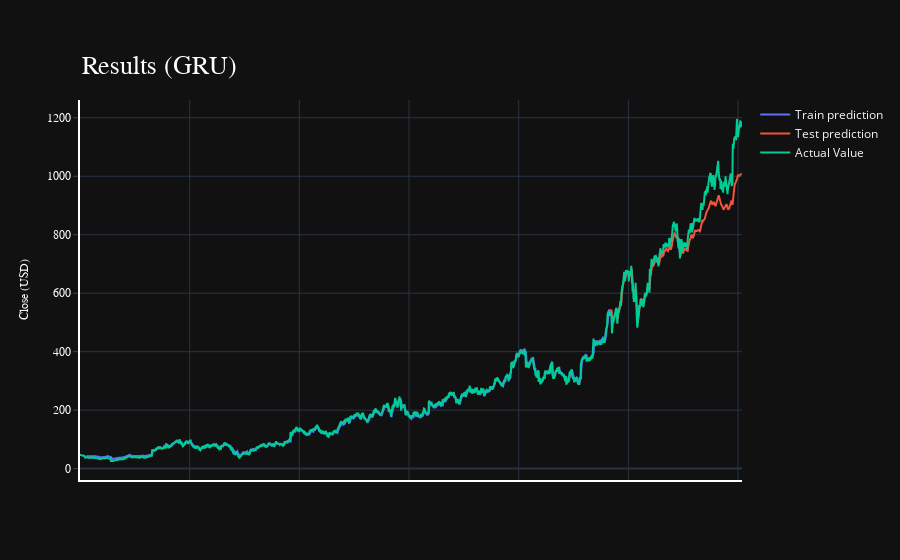

The notebook cell saved with this chart:
### Code cell
import plotly.express as px
import plotly.graph_objects as go

fig = go.Figure()
fig.add_trace(go.Scatter(go.Scatter(x=result.index, y=result[0],
                    mode='lines',
                    name='Train prediction')))
fig.add_trace(go.Scatter(x=result.index, y=result[1],
                    mode='lines',
                    name='Test prediction'))
fig.add_trace(go.Scatter(go.Scatter(x=result.index, y=result[2],
                    mode='lines',
                    name='Actual Value')))
fig.update_layout(
    xaxis=dict(
        showline=True,
        showgrid=True,
        showticklabels=False,
        linecolor='white',
        linewidth=2
    ),
    yaxis=dict(
        title_text='Close (USD)',
        titlefont=dict(
            family='Rockwell',
            size=12,
            color='white',
        ),
        showline=True,
        showgrid=True,
        showticklabels=True,
        linecolor='white',
        linewidth=2,
        ticks='outside',
        tickfont=dict(
            family='Rockwell',
            size=12,
            color='white',
        ),
    ),
    showlegend=True,
    template = 'plotly_dark'

)



annotations = []
annotations.append(dict(xref='paper', yref='paper', x=0.0, y=1.05,
                              xanchor='left', yanchor='bottom',
                              text='Results (GRU)',
                              font=dict(family='Rockwell',
                                        size=26,
                                        color='white'),
                              showarrow=False))
fig.update_layout(annotations=annotations)

fig.show()

### Figure 1 — Plotly figure (JSON) as saved in the notebook; plotly's stock layout.template omitted (floating-point values rounded to 4 significant figures; data arrays with more than 128 entries replaced by an {"elided": "..."} marker saying what was removed)
{"data": [{"mode": "lines", "name": "Train prediction", "type": "scatter", "x": {"elided": "3019 int values"}, "y": {"elided": "3019 float values"}}, {"mode": "lines", "name": "Test prediction", "type": "scatter", "x": {"elided": "3019 int values"}, "y": {"elided": "3019 float values"}}, {"mode": "lines", "name": "Actual Value", "type": "scatter", "x": {"elided": "3019 int values"}, "y": {"elided": "3019 float values"}}], "layout": {"annotations": [{"font": {"color": "white", "family": "Rockwell", "size": 26}, "showarrow": false, "text": "Results (GRU)", "x": 0, "xanchor": "left", "xref": "paper", "y": 1.05, "yanchor": "bottom", "yref": "paper"}], "showlegend": true, "xaxis": {"linecolor": "white", "linewidth": 2, "showgrid": true, "showline": true, "showticklabels": false}, "yaxis": {"linecolor": "white", "linewidth": 2, "showgrid": true, "showline": true, "showticklabels": true, "tickfont": {"color": "white", "family": "Rockwell", "size": 12}, "ticks": "outside", "title": {"font": {"color": "white", "family": "Rockwell", "size": 12}, "text": "Close (USD)"}}}}
